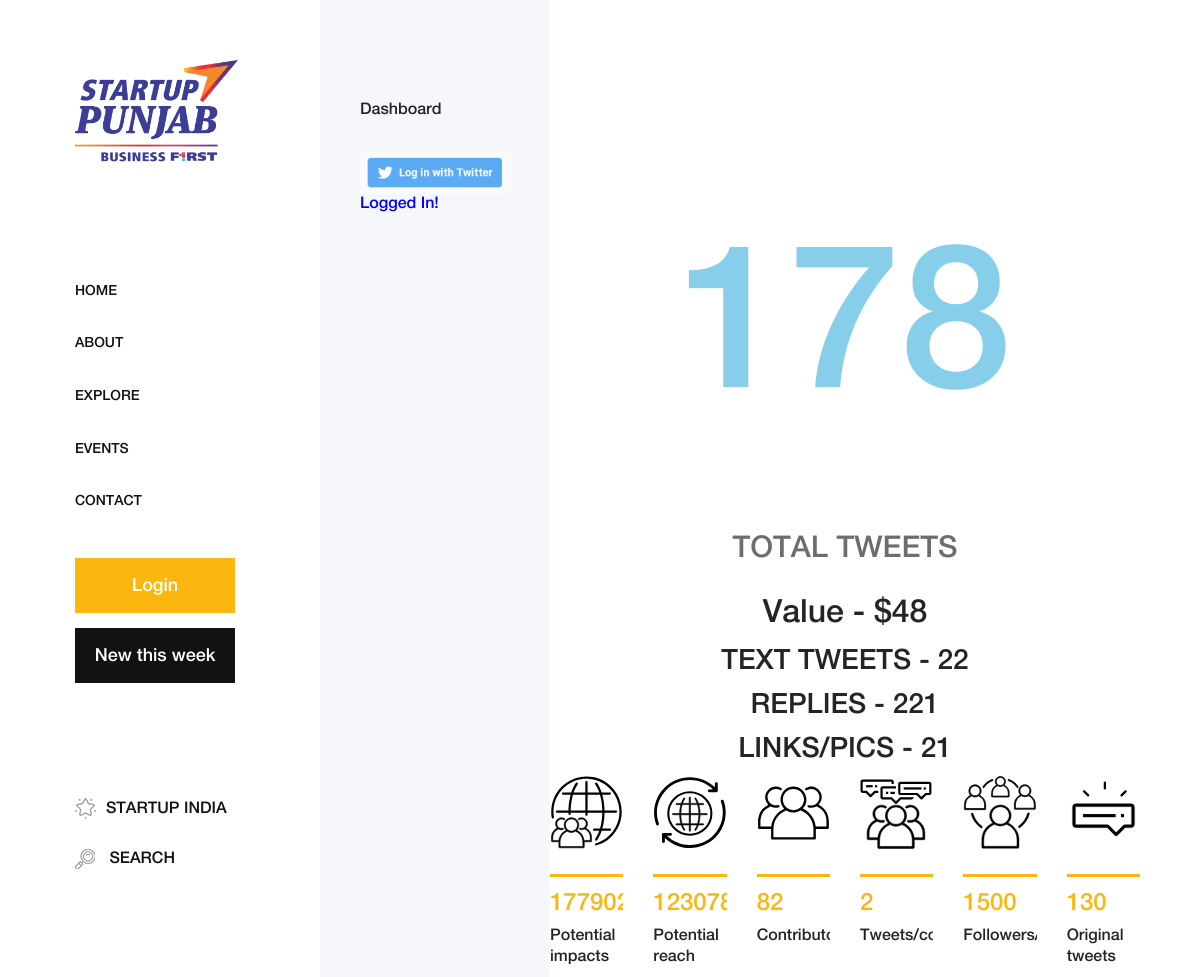
Before: /dash/1 (upper part) with the older database file.
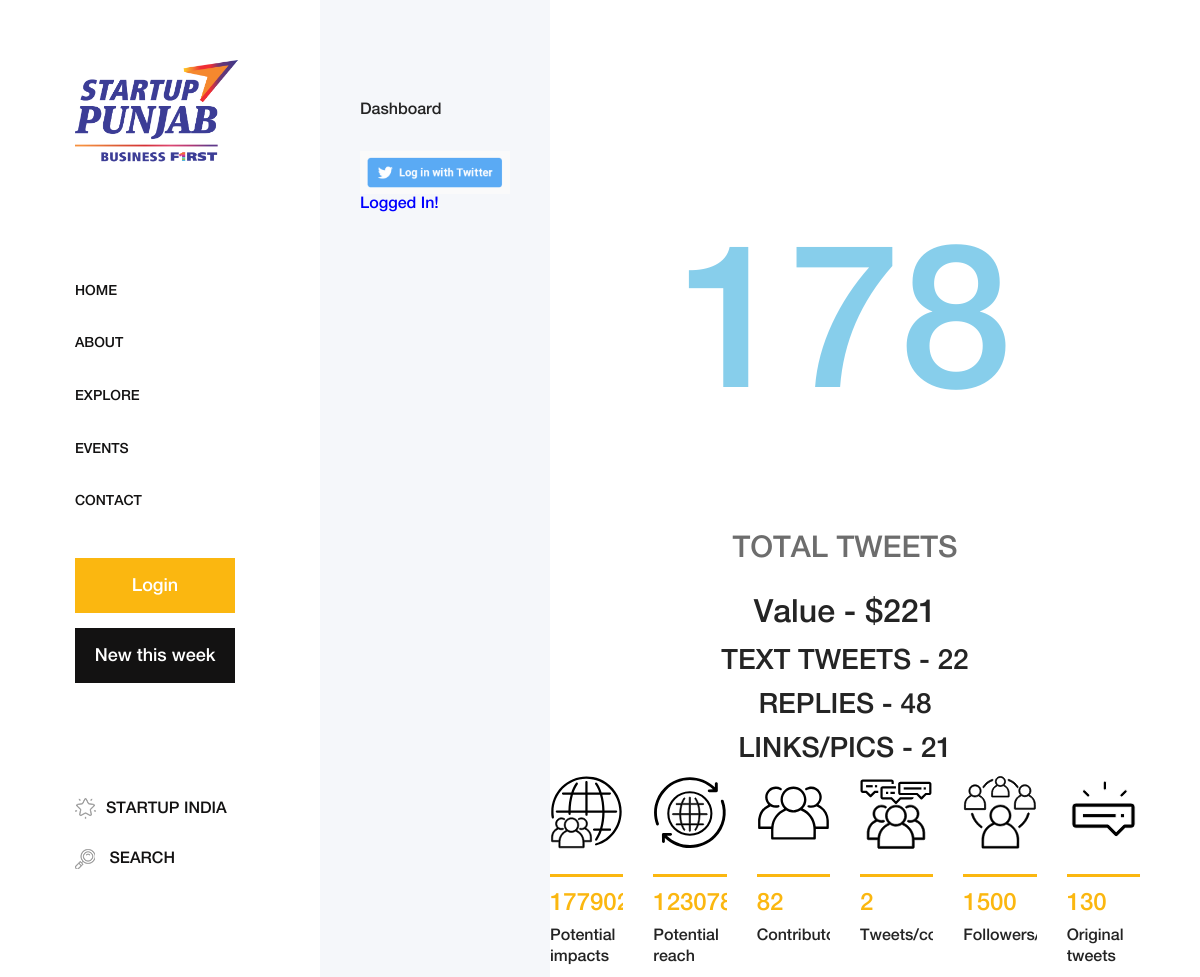
After: the same page with the newer database file.
### stp/models.py (models this page shows)
class analysis(db.Model):
     __tablename__ = "analysis"
     id = db.Column(db.Integer, primary_key=True)
     total_teets = db.Column(db.Integer)
     text_tweets = db.Column(db.Integer)
     replies = db.Column(db.Integer)
     retweets = db.Column(db.Integer)
     links = db.Column(db.Integer)
     a = db.Column(db.Integer)
     b = db.Column(db.Integer)
     c = db.Column(db.Integer)
     d = db.Column(db.Integer)
     e = db.Column(db.Integer)
     f = db.Column(db.Integer)
     g = db.Column(db.Integer)
     h = db.Column(db.Integer)

### stp/routes.py (the view)
@app.route("/dash/1")
def dash_rank_1():
    item = analysis.query.filter_by(id=2).first()
    return render_template("dash/main.html", item=item)

### stp/templates/dash/main.html (shortened to what this page needs)
{% extends "dash/dash_template.html" %}
{% block dash %}
<div class="amado_product_area section-padding-100">
            <div class="container-fluid">
                <div class="row">
                    <div class="col-12">
                    </div>
                </div>
                </<div class="row">
                    <center>
                    <p class="count">{{ item.total_teets }}</p>
                    <p class="tweets">TOTAL TWEETS</p>
                    <h2> Value - ${{ item.retweets }}</h2>
                    <h3> TEXT TWEETS - {{ item.text_tweets }}</h3>
                    <h3> REPLIES - {{ item.replies }}</h3>
                    <h3> LINKS/PICS - {{ item.links }}</h3>
                    </center>
                </div>
                <div class="row">
                    <div class="col-12 col-sm-2 col-md-12 col-xl-2">
                        <div class="single-product-wrapper">
                            <div class="product-img">
                                <img src="{{url_for('static', filename='img/twit/1.svg')}}" alt="">
                            </div>
                            <div class="product-description d-flex align-items-center justify-content-between">
                                <div class="product-meta-data">
                                    <div class="line"></div>
                                    <p class="product-price">{{ item.a }}</p>
                                        <h6>Potential impacts</h6>
                                </div>
                            </div>
                        </div>
                    </div>
                    <div class="col-12 col-sm-2 col-md-12 col-xl-2">
                        <div class="single-product-wrapper">
                            <div class="product-img">
                                <img src="{{url_for('static', filename='img/twit/2.svg')}}" alt="">
                            </div>
                            <div class="product-description d-flex align-items-center justify-content-between">
                                <div class="product-meta-data">
                                    <div class="line"></div>
                                    <p class="product-price">{{ item.b }}</p>
                                        <h6>Potential reach</h6>
                                </div>
                            </div>
                        </div>
                    </div>
                    <div class="col-12 col-sm-2 col-md-12 col-xl-2">
                        <div class="single-product-wrapper">
                            <div class="product-img">
                                <img src="{{url_for('static', filename='img/twit/3.svg')}}" alt="">
                            </div>
                            <div class="product-description d-flex align-items-center justify-content-between">
                                <div class="product-meta-data">
                                    <div class="line"></div>
                                    <p class="product-price">{{ item.c }}</p>
                                        <h6>Contributors</h6>
                                </div>
                            </div>
                        </div>
                    </div>
                    <div class="col-12 col-sm-2 col-md-12 col-xl-2">
                        <div class="single-product-wrapper">
                            <div class="product-img">
                                <img src="{{url_for('static', filename='img/twit/4.svg')}}" alt="">
                            </div>
                            <div class="product-description d-flex align-items-center justify-content-between">
                                <div class="product-meta-data">
                                    <div class="line"></div>
                                    <p class="product-price">{{ item.d }}</p>
                                        <h6>Tweets/contributor</h6>
                                </div>
                            </div>
                        </div>
                    </div>
                    <div class="col-12 col-sm-2 col-md-12 col-xl-2">
                        <div class="single-product-wrapper">
                            <div class="product-img">
                                <img src="{{url_for('static', filename='img/twit/5.svg')}}" alt="">
                            </div>
                            <div class="product-description d-flex align-items-center justify-content-between">
                                <div class="product-meta-data">
                                    <div class="line"></div>
                                    <p class="product-price">{{ item.e }}</p>
                                        <h6>Followers/contributor</h6>
                                </div>
                            </div>
                        </div>
                    </div>
                    <div class="col-12 col-sm-2 col-md-12 col-xl-2">
                        <div class="single-product-wrapper">
                            <div class="product-img">
                                <img src="{{url_for('static', filename='img/twit/6.svg')}}" alt="">
                            </div>
                            <div class="product-description d-flex align-items-center justify-content-between">
                                <div class="product-meta-data">
                                    <div class="line"></div>
                                    <p class="product-price">{{ item.f }}</p>
                                        <h6>Original tweets</h6>
                                </div>
                            </div>
                        </div>
                    </div>
            </div>
        </div>
</div>
{% endblock dash %}

### stp/templates/dash/dash_template.html
{% extends "template.html" %}
{% block content %}
<div class="shop_sidebar_area">
    <div class="widget catagory mb-50">
        <a href="{{ url_for('about') }}"><h6 class="widget-title mb-30" {% if url_for(request.endpoint) == "/dash" %} style="color:blue;" {%endif%}>Dashboard</h6></a>
        <img src="{{ url_for('static', filename='img/twitter.png') }}" alt="">
        <h6 class="widget-title mb-30" style="color:blue;" >Logged In!</h6>
    </div>
</div>
{% block dash %}{% endblock %}
{% endblock content %}

### stp/templates/template.html (shortened to what this page needs)
<!DOCTYPE html>
<html lang="en">
<head>
    <link rel="stylesheet" href="{{ url_for('static', filename='css/core-style.css') }}">
    <link rel="stylesheet" href="{{ url_for('static', filename='style.css') }}">
</head>
<body>
    <div class="main-content-wrapper d-flex clearfix">
        <header class="header-area clearfix">
            <div class="logo">
                <a href="index.html"><img src="{{ url_for('static', filename='img/core-img/logo.png') }}" alt=""></a>
            </div>
            <nav class="amado-nav">
                <ul>
                    <li {%if url_for(request.endpoint) == "/"%} class="active" {%else%} {%endif%} ><a href="{{url_for('index')}}">Home</a></li>
                    <li {%if "/about" in url_for(request.endpoint) %} class="active" {%else%} {%endif%}><a href="{{ url_for('about') }}">About</a></li>
                    <li {%if "/explore" in url_for(request.endpoint) %} class="active" {%else%} {%endif%} ><a href="{{ url_for('explore') }}">Explore</a></li>
                    <li {%if "/events" in url_for(request.endpoint) %} class="active" {%else%} {%endif%} ><a href="{{ url_for('events') }}">Events</a></li>
                    <li {%if url_for(request.endpoint) == "/contact"%} class="active" {%else%} {%endif%} ><a href="{{ url_for('contact') }}">Contact</a></li>
                </ul>
            </nav>
            <div class="amado-btn-group mt-30 mb-100">
                {% if current_user.is_authenticated %}
                    <a href="{{ url_for('login') }}" class="btn amado-btn mb-15" data-toggle="modal" data-target="#enabler_modal">Enabler</a>
                    <a href="{{ url_for('index') }}" class="btn amado-btn active">New this week</a>
                {% else %}
                    <a href="{{ url_for('login') }}" class="btn amado-btn mb-15">Login</a>
                    <a href="#" class="btn amado-btn active">New this week</a>
                {% endif %}
            </div>
            <div class="cart-fav-search mb-100">
                {% if current_user.is_authenticated %}
                    <a href="{{ url_for('dash') }}" class="fav-nav"><img src="{{ url_for('static', filename='img/core-img/favorites.png') }}" alt="">Dashboard</a>
                    <a href="#" class="fav-nav"><img src="{{ url_for('static', filename='img/core-img/favorites.png') }}" alt="">Startup India</a>
                    <a href="#" class="search-nav"><img src="{{ url_for('static', filename='img/core-img/search.png') }}" alt=""> Search</a>
                    <a href="{{ url_for('logout') }}" class="fav-nav"><img src="{{ url_for('static', filename='img/core-img/favorites.png') }}" alt=""> Logout</a>
                {% else %}
                <a href="#" class="fav-nav"><img src="{{ url_for('static', filename='img/core-img/favorites.png') }}" alt="">Startup India</a>
                    <a href="#" class="search-nav"><img src="{{ url_for('static', filename='img/core-img/search.png') }}" alt=""> Search</a>
                {% endif %}
            </div>
        </header>
        {% block content %}{% endblock %}
</body>
</html>

### stp/static/css/core-style.css (style rules this page uses)
* { margin: 0; padding: 0; }
body { font-family: "helveticaneuemedium"; font-size: 16px; }
h1, h2, h3, h4, h5, h6 { color: #242424; line-height: 1.3; font-weight: 400; }
p { color: #6d6d6d; font-size: 16px; line-height: 1.9; font-weight: 400; }
a { -webkit-transition: all 500ms ease 0s; transition: all 500ms ease 0s; text-decoration: none; outline: 0 solid transparent; color: #131212; font-weight: 400; font-size: 12px; }
ul, ol { margin: 0; }
ul li, ol li { list-style: none; }
img { height: auto; max-width: 100%; }
.mt-30 { margin-top: 30px !important; }
.mb-15 { margin-bottom: 15px !important; }
.mb-30 { margin-bottom: 30px !important; }
.mb-50 { margin-bottom: 50px !important; }
.mb-100 { margin-bottom: 100px !important; }
.section-padding-100 { padding-top: 100px; padding-bottom: 100px; }
.amado-btn { display: inline-block; min-width: 160px; height: 55px; color: #ffffff; border: none; border-radius: 0; padding: 0 7px; font-size: 18px; line-height: 56px; background-color: #fbb710; font-weight: 400; }
.amado-btn.active, .amado-btn:hover, .amado-btn:focus { font-size: 18px; color: #ffffff; background-color: #131212; }
.main-content-wrapper { position: relative; z-index: 1; -webkit-transition-duration: 500ms; transition-duration: 500ms; -ms-flex-wrap: wrap; flex-wrap: wrap; }
.main-content-wrapper .header-area { -webkit-transition-duration: 500ms; transition-duration: 500ms; position: relative; z-index: 1; -webkit-box-flex: 0; -ms-flex: 0 0 320px; flex: 0 0 320px; width: 320px; max-width: 320px; background-color: #fff; padding: 60px 75px; }
.main-content-wrapper .header-area .logo { margin-bottom: 100px; display: block; }
.main-content-wrapper .header-area .amado-nav li a { font-size: 14px; text-transform: uppercase; position: relative; z-index: 1; padding: 20px 0; display: block; line-height: 0.9; color: #131212; font-weight: normal; }
.main-content-wrapper .header-area .amado-nav li a::after { -webkit-transition-duration: 500ms; transition-duration: 500ms; width: 30px; height: 3px; position: absolute; top: 50%; margin-top: -1.5px; left: -150px; background-color: #fbb710; z-index: 10; content: ''; }
.main-content-wrapper .header-area .amado-btn-group .amado-btn { width: 160px; display: block; }
.main-content-wrapper .header-area .cart-fav-search a { display: block; text-transform: uppercase; font-size: 16px; padding: 15px 0; color: #131212; line-height: 1; }
.main-content-wrapper .header-area .cart-fav-search a img { margin-right: 10px; }
.main-content-wrapper .shop_sidebar_area { position: relative; z-index: 1; -webkit-box-flex: 0; -ms-flex: 0 0 230px; flex: 0 0 230px; width: 230px; max-width: 230px; background-color: #f5f7fa; padding: 100px 40px; }
.main-content-wrapper .amado_product_area { position: relative; z-index: 1; -webkit-box-flex: 0; -ms-flex: 0 0 calc(95% - 550px); flex: 0 0 calc(95% - 550px); width: calc(95% - 550px); max-width: calc(95% - 550px); }
.single-product-wrapper { position: relative; z-index: 1; margin-bottom: 50px; overflow: hidden; background-color: #ffffff; }
.single-product-wrapper .product-img { position: relative; z-index: 1; overflow: hidden; }
.single-product-wrapper .product-img img { width: 100%; -webkit-transition-duration: 500ms; transition-duration: 500ms; }
.single-product-wrapper .product-description { position: relative; z-index: 1; margin-top: 25px; }
.single-product-wrapper .product-description .product-meta-data .line { width: 80px; height: 3px; background-color: #fbb710; margin-bottom: 15px; display: block; }
.single-product-wrapper .product-description .product-meta-data .product-price { line-height: 1; color: #fbb710; font-size: 24px; margin-bottom: 10px; }
.widget { position: relative; z-index: 1; }
.widget .widget-title { font-size: 16px; text-transform: capitalize; color: #242424; }

### stp/static/style.css (style rules this page uses)
.count { color:skyblue; font-size:200px; padding-bottom: 0px; margin-bottom: 0px; }
.tweets { font-size: 30px; }

Changed rows visible on the page:
changed analysis: retweets "48" → "221"; replies "221" → "48"
